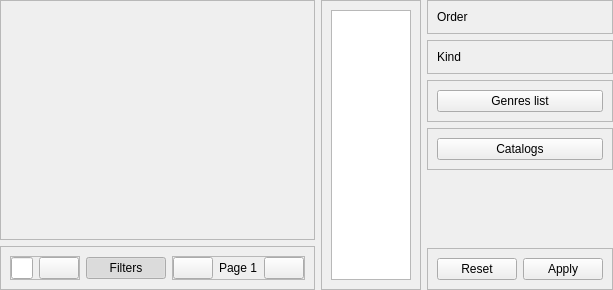
<?xml version="1.0" encoding="UTF-8"?>
<ui version="4.0">
 <class>Form</class>
 <widget class="QWidget" name="Form">
  <property name="geometry">
   <rect>
    <x>0</x>
    <y>0</y>
    <width>613</width>
    <height>290</height>
   </rect>
  </property>
  <property name="locale">
   <locale language="English" country="UnitedStates"/>
  </property>
  <layout class="QHBoxLayout" name="horizontalLayout_5">
   <property name="leftMargin">
    <number>0</number>
   </property>
   <property name="topMargin">
    <number>0</number>
   </property>
   <property name="rightMargin">
    <number>0</number>
   </property>
   <property name="bottomMargin">
    <number>0</number>
   </property>
   <item>
    <layout class="QVBoxLayout" name="search">
     <item>
      <widget class="QFrame" name="items_frame">
       <property name="sizePolicy">
        <sizepolicy hsizetype="Expanding" vsizetype="Expanding">
         <horstretch>0</horstretch>
         <verstretch>0</verstretch>
        </sizepolicy>
       </property>
       <property name="frameShape">
        <enum>QFrame::StyledPanel</enum>
       </property>
       <property name="frameShadow">
        <enum>QFrame::Raised</enum>
       </property>
       <layout class="QVBoxLayout" name="items_layout"/>
      </widget>
     </item>
     <item>
      <widget class="QFrame" name="search_frame">
       <property name="frameShape">
        <enum>QFrame::StyledPanel</enum>
       </property>
       <property name="frameShadow">
        <enum>QFrame::Raised</enum>
       </property>
       <layout class="QHBoxLayout" name="horizontalLayout_3">
        <item>
         <widget class="QFrame" name="text_frame">
          <property name="frameShape">
           <enum>QFrame::StyledPanel</enum>
          </property>
          <property name="frameShadow">
           <enum>QFrame::Raised</enum>
          </property>
          <layout class="QHBoxLayout" name="horizontalLayout_2">
           <property name="leftMargin">
            <number>0</number>
           </property>
           <property name="topMargin">
            <number>0</number>
           </property>
           <property name="rightMargin">
            <number>0</number>
           </property>
           <property name="bottomMargin">
            <number>0</number>
           </property>
           <item>
            <widget class="QLineEdit" name="title_line"/>
           </item>
           <item>
            <widget class="QPushButton" name="search_btn">
             <property name="cursor">
              <cursorShape>PointingHandCursor</cursorShape>
             </property>
            </widget>
           </item>
          </layout>
         </widget>
        </item>
        <item>
         <widget class="QPushButton" name="filter_btn">
          <property name="cursor">
           <cursorShape>PointingHandCursor</cursorShape>
          </property>
          <property name="text">
           <string>Filters</string>
          </property>
          <property name="checkable">
           <bool>true</bool>
          </property>
          <property name="checked">
           <bool>true</bool>
          </property>
         </widget>
        </item>
        <item>
         <widget class="QFrame" name="page_frame">
          <property name="frameShape">
           <enum>QFrame::StyledPanel</enum>
          </property>
          <property name="frameShadow">
           <enum>QFrame::Raised</enum>
          </property>
          <layout class="QHBoxLayout" name="horizontalLayout">
           <property name="leftMargin">
            <number>0</number>
           </property>
           <property name="topMargin">
            <number>0</number>
           </property>
           <property name="rightMargin">
            <number>0</number>
           </property>
           <property name="bottomMargin">
            <number>0</number>
           </property>
           <item>
            <widget class="QPushButton" name="prev_btn">
             <property name="cursor">
              <cursorShape>PointingHandCursor</cursorShape>
             </property>
            </widget>
           </item>
           <item>
            <widget class="QLabel" name="page_label">
             <property name="text">
              <string>Page 1</string>
             </property>
            </widget>
           </item>
           <item>
            <widget class="QPushButton" name="next_btn">
             <property name="cursor">
              <cursorShape>PointingHandCursor</cursorShape>
             </property>
            </widget>
           </item>
          </layout>
         </widget>
        </item>
       </layout>
      </widget>
     </item>
    </layout>
   </item>
   <item>
    <widget class="QWidget" name="all_filters" native="true">
     <property name="sizePolicy">
      <sizepolicy hsizetype="Preferred" vsizetype="Preferred">
       <horstretch>0</horstretch>
       <verstretch>0</verstretch>
      </sizepolicy>
     </property>
     <layout class="QHBoxLayout" name="horizontalLayout_6">
      <property name="leftMargin">
       <number>0</number>
      </property>
      <property name="topMargin">
       <number>0</number>
      </property>
      <property name="rightMargin">
       <number>0</number>
      </property>
      <property name="bottomMargin">
       <number>0</number>
      </property>
      <item>
       <widget class="QFrame" name="catalogs_frame">
        <property name="sizePolicy">
         <sizepolicy hsizetype="Maximum" vsizetype="Minimum">
          <horstretch>0</horstretch>
          <verstretch>0</verstretch>
         </sizepolicy>
        </property>
        <property name="frameShape">
         <enum>QFrame::StyledPanel</enum>
        </property>
        <property name="frameShadow">
         <enum>QFrame::Raised</enum>
        </property>
        <layout class="QVBoxLayout" name="verticalLayout_3">
         <item>
          <widget class="QListWidget" name="catalogs_list">
           <property name="sizePolicy">
            <sizepolicy hsizetype="Preferred" vsizetype="Expanding">
             <horstretch>0</horstretch>
             <verstretch>0</verstretch>
            </sizepolicy>
           </property>
          </widget>
         </item>
        </layout>
       </widget>
      </item>
      <item>
       <widget class="QWidget" name="filters_widget" native="true">
        <layout class="QVBoxLayout" name="verticalLayout_2">
         <property name="leftMargin">
          <number>0</number>
         </property>
         <property name="topMargin">
          <number>0</number>
         </property>
         <property name="rightMargin">
          <number>0</number>
         </property>
         <property name="bottomMargin">
          <number>0</number>
         </property>
         <item>
          <widget class="QFrame" name="orders_frame">
           <property name="styleSheet">
            <string notr="true"/>
           </property>
           <property name="frameShape">
            <enum>QFrame::StyledPanel</enum>
           </property>
           <property name="frameShadow">
            <enum>QFrame::Raised</enum>
           </property>
           <layout class="QVBoxLayout" name="verticalLayout_5">
            <item>
             <widget class="QLabel" name="label">
              <property name="text">
               <string>Order</string>
              </property>
             </widget>
            </item>
            <item>
             <layout class="QGridLayout" name="orders_grid"/>
            </item>
           </layout>
          </widget>
         </item>
         <item>
          <widget class="QFrame" name="kinds_frame">
           <property name="styleSheet">
            <string notr="true"/>
           </property>
           <property name="frameShape">
            <enum>QFrame::StyledPanel</enum>
           </property>
           <property name="frameShadow">
            <enum>QFrame::Raised</enum>
           </property>
           <layout class="QVBoxLayout" name="verticalLayout_4">
            <item>
             <widget class="QLabel" name="label_2">
              <property name="text">
               <string>Kind</string>
              </property>
             </widget>
            </item>
            <item>
             <layout class="QGridLayout" name="kinds_grid"/>
            </item>
           </layout>
          </widget>
         </item>
         <item>
          <widget class="QFrame" name="genres_frame">
           <property name="frameShape">
            <enum>QFrame::StyledPanel</enum>
           </property>
           <property name="frameShadow">
            <enum>QFrame::Raised</enum>
           </property>
           <layout class="QVBoxLayout" name="verticalLayout_6">
            <item>
             <widget class="QPushButton" name="genres_btn">
              <property name="cursor">
               <cursorShape>PointingHandCursor</cursorShape>
              </property>
              <property name="text">
               <string>Genres list</string>
              </property>
             </widget>
            </item>
           </layout>
          </widget>
         </item>
         <item>
          <widget class="QFrame" name="filter_catalog_frame">
           <property name="frameShape">
            <enum>QFrame::StyledPanel</enum>
           </property>
           <property name="frameShadow">
            <enum>QFrame::Raised</enum>
           </property>
           <layout class="QVBoxLayout" name="verticalLayout_7">
            <item>
             <widget class="QPushButton" name="catalogs_btn">
              <property name="cursor">
               <cursorShape>PointingHandCursor</cursorShape>
              </property>
              <property name="text">
               <string>Catalogs</string>
              </property>
             </widget>
            </item>
           </layout>
          </widget>
         </item>
         <item>
          <spacer name="verticalSpacer">
           <property name="orientation">
            <enum>Qt::Vertical</enum>
           </property>
           <property name="sizeHint" stdset="0">
            <size>
             <width>20</width>
             <height>40</height>
            </size>
           </property>
          </spacer>
         </item>
         <item>
          <widget class="QFrame" name="filter_actions_frame">
           <property name="frameShape">
            <enum>QFrame::StyledPanel</enum>
           </property>
           <property name="frameShadow">
            <enum>QFrame::Raised</enum>
           </property>
           <layout class="QHBoxLayout" name="horizontalLayout_4">
            <item>
             <widget class="QPushButton" name="reset_btn">
              <property name="cursor">
               <cursorShape>PointingHandCursor</cursorShape>
              </property>
              <property name="text">
               <string>Reset</string>
              </property>
             </widget>
            </item>
            <item>
             <widget class="QPushButton" name="apply_btn">
              <property name="cursor">
               <cursorShape>PointingHandCursor</cursorShape>
              </property>
              <property name="text">
               <string>Apply</string>
              </property>
             </widget>
            </item>
           </layout>
          </widget>
         </item>
        </layout>
       </widget>
      </item>
     </layout>
    </widget>
   </item>
  </layout>
 </widget>
 <resources/>
 <connections/>
</ui>
